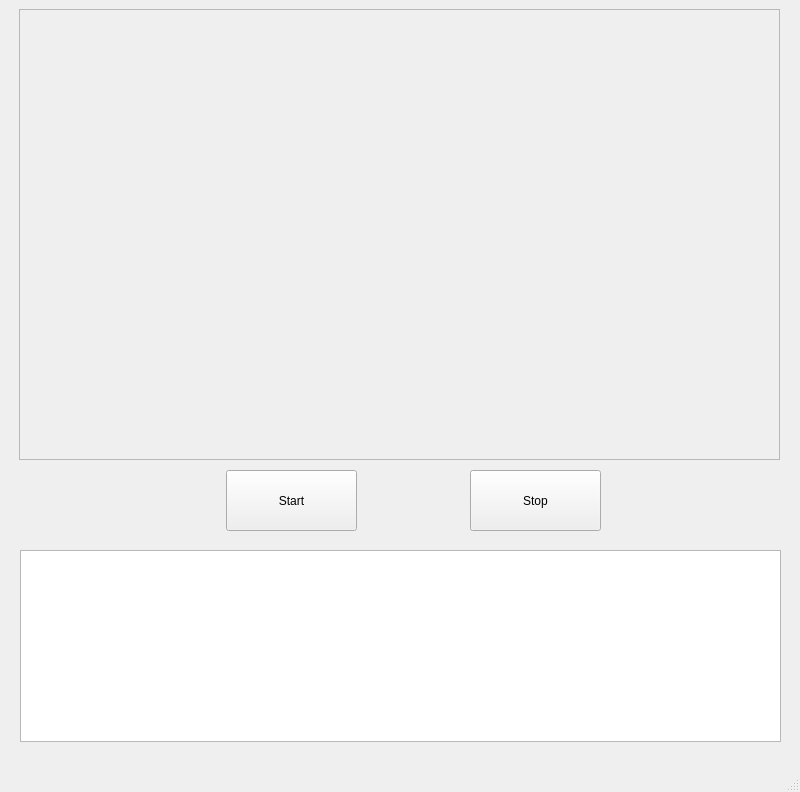
<?xml version="1.0" encoding="UTF-8"?>
<ui version="4.0">
 <class>MainWindow</class>
 <widget class="QMainWindow" name="MainWindow">
  <property name="geometry">
   <rect>
    <x>0</x>
    <y>0</y>
    <width>800</width>
    <height>792</height>
   </rect>
  </property>
  <property name="windowTitle">
   <string>MainWindow</string>
  </property>
  <widget class="QWidget" name="centralwidget">
   <widget class="QPushButton" name="startButton">
    <property name="geometry">
     <rect>
      <x>226</x>
      <y>470</y>
      <width>131</width>
      <height>61</height>
     </rect>
    </property>
    <property name="text">
     <string>Start</string>
    </property>
   </widget>
   <widget class="QPushButton" name="stopButton">
    <property name="geometry">
     <rect>
      <x>470</x>
      <y>470</y>
      <width>131</width>
      <height>61</height>
     </rect>
    </property>
    <property name="text">
     <string>Stop</string>
    </property>
   </widget>
   <widget class="QFrame" name="frame">
    <property name="geometry">
     <rect>
      <x>19</x>
      <y>9</y>
      <width>761</width>
      <height>451</height>
     </rect>
    </property>
    <property name="frameShape">
     <enum>QFrame::StyledPanel</enum>
    </property>
    <property name="frameShadow">
     <enum>QFrame::Raised</enum>
    </property>
   </widget>
   <widget class="QTextBrowser" name="textBrowser">
    <property name="geometry">
     <rect>
      <x>20</x>
      <y>550</y>
      <width>761</width>
      <height>192</height>
     </rect>
    </property>
   </widget>
  </widget>
  <widget class="QMenuBar" name="menubar">
   <property name="geometry">
    <rect>
     <x>0</x>
     <y>0</y>
     <width>800</width>
     <height>21</height>
    </rect>
   </property>
  </widget>
  <widget class="QStatusBar" name="statusbar"/>
 </widget>
 <resources/>
 <connections/>
</ui>
